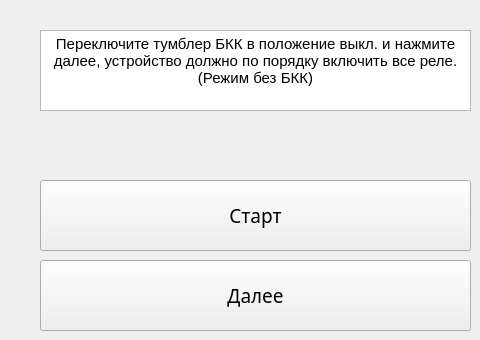
                   <widget class="QWidget" name="page_17">
                    <widget class="QTextBrowser" name="textBrowser_14">
                     <property name="geometry">
                      <rect>
                       <x>40</x>
                       <y>30</y>
                       <width>431</width>
                       <height>81</height>
                      </rect>
                     </property>
                     <property name="html">
                      <string>&lt;!DOCTYPE HTML PUBLIC &quot;-//W3C//DTD HTML 4.0//EN&quot; &quot;http://www.w3.org/TR/REC-html40/strict.dtd&quot;&gt;
&lt;html&gt;&lt;head&gt;&lt;meta name=&quot;qrichtext&quot; content=&quot;1&quot; /&gt;&lt;meta charset=&quot;utf-8&quot; /&gt;&lt;style type=&quot;text/css&quot;&gt;
p, li { white-space: pre-wrap; }
hr { height: 1px; border-width: 0; }
li.unchecked::marker { content: &quot;\2610&quot;; }
li.checked::marker { content: &quot;\2612&quot;; }
&lt;/style&gt;&lt;/head&gt;&lt;body style=&quot; font-family:'Noto Sans SC'; font-size:9pt; font-weight:400; font-style:normal;&quot;&gt;
&lt;p align=&quot;center&quot; style=&quot; margin-top:0px; margin-bottom:0px; margin-left:0px; margin-right:0px; -qt-block-indent:0; text-indent:0px;&quot;&gt;&lt;span style=&quot; font-size:11pt;&quot;&gt;Переключите тумблер БКК в положение выкл. и нажмите далее, устройство должно по порядку включить все реле. (Режим без БКК)&lt;/span&gt;&lt;/p&gt;&lt;/body&gt;&lt;/html&gt;</string>
                     </property>
                    </widget>
                    <widget class="QPushButton" name="pushButton_14">
                     <property name="geometry">
                      <rect>
                       <x>40</x>
                       <y>180</y>
                       <width>431</width>
                       <height>71</height>
                      </rect>
                     </property>
                     <property name="font">
                      <font>
                       <family>Noto Sans SC</family>
                       <pointsize>14</pointsize>
                      </font>
                     </property>
                     <property name="text">
                      <string>Старт</string>
                     </property>
                    </widget>
                    <widget class="QPushButton" name="pushButton_15">
                     <property name="geometry">
                      <rect>
                       <x>40</x>
                       <y>260</y>
                       <width>431</width>
                       <height>71</height>
                      </rect>
                     </property>
                     <property name="font">
                      <font>
                       <family>Noto Sans SC</family>
                       <pointsize>14</pointsize>
                      </font>
                     </property>
                     <property name="text">
                      <string>Далее</string>
                     </property>
                    </widget>
                   </widget>
